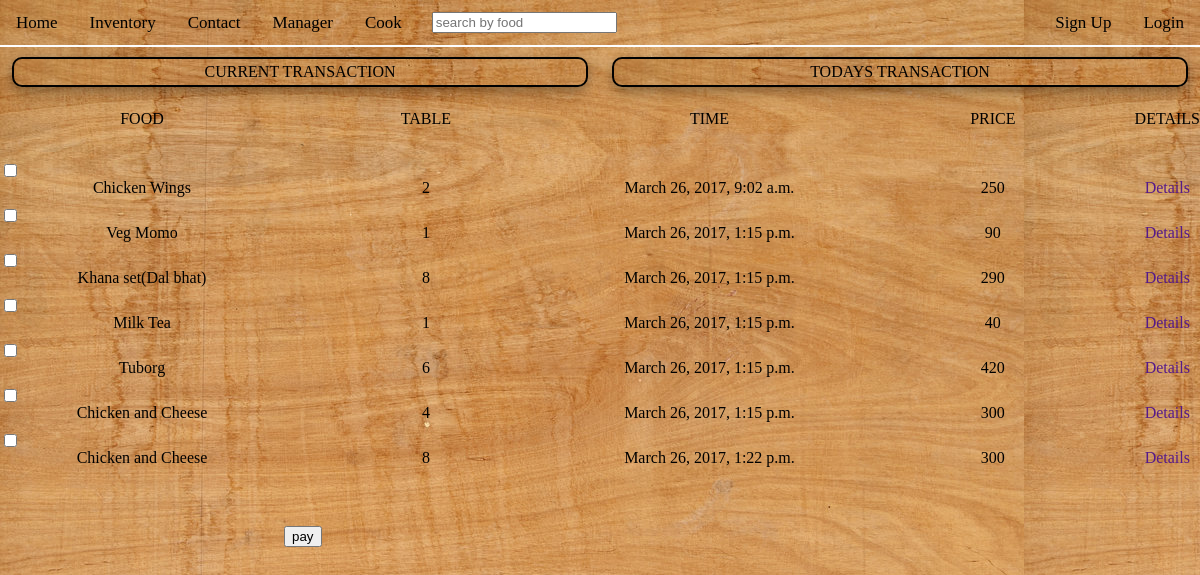
/public/pay/, run on the app's committed database.
### public/models.py (models this page shows, shortened)
class Served_food(models.Model):
    title = models.CharField(default='null', max_length=200)
    category = models.ForeignKey(Category, default='null',on_delete=models.CASCADE)
    price = models.IntegerField(default=0)
    table = models.ForeignKey(Table, default=1, on_delete=models.CASCADE)
    time = models.DateTimeField('time served')
    is_paid = models.BooleanField(default=False)
    def __str__(self):
        return self.title

class Table(models.Model):
    tableNum = models.IntegerField()
    def __str__(self):
        return str(self.tableNum)

### public/views.py (the view, shortened to what this page needs)
def pay(request):
    foods = Served_food.objects.filter(is_paid=False)
    paid_foods = Paid_food.objects.all()
    paid_food = Paid_food()
    try:
        selected_food = foods.get(pk=request.POST['food'])
    except (KeyError, Food.DoesNotExist):
        return render(request, 'public/manager.html', {
            'served_foods' : foods,
            'paid_foods' : paid_foods,
            'error_message': "You didn't select a food."
        })

### public/models.py (called while the page is built)
    def paid_today(self):
        return self.time >= timezone.now() - datetime.timedelta(days=1)

### public/templates/public/manager.html (shortened to what this page needs)
<!DOCTYPE html>
<html lang="en">
<head>
	{% load staticfiles %}
	<link rel="stylesheet" type="text/css" href="{% static 'public/css/cssresets.css'%}"/>
	<link rel="stylesheet" type="text/css" href="{% static 'public/css/manager.css'%}"/>
</head>
<body>
		<nav style="width: 100%;">
			<ul class="topnav" id="myTopnav">
			  <li><a href="{% url 'public:index' %}">Home</a></li>
			  <li><a href="{% url 'inventory:index' %}">Inventory</a></li>
			  <li><a href="{% url 'public:contact' %}">Contact</a></li>
			  <li><a href="{% url 'public:manager' %}">Manager</a></li>
			  <li><a href="{% url 'public:cook' %}">Cook</a></li>
			<li id = "search-bar">
			  <form role="search" method="get" action="{% url 'public:index' %}">
	                <input type="text" class="form-control" placeholder="search by food" autocomplete="on" name="q" value="{{ request.GET.q }}">
	          </form>
	          </li>
			  <ul class="navbar-right">
			      <li id = "sign-up" class = "sign-up-button" ><a href="#">Sign Up</a></li>
			      <li id = "log-in" class = "log-in-button" ><a href="#">Login</a></li>
	    	  </ul>
			</ul>
		</nav>
	<div class="headerdiv">
		<div id="current">
			CURRENT TRANSACTION
		</div>
		<div id="todays">
			TODAYS TRANSACTION
		</div>
	</div>
	<div class="current-transaction">
		<form  action="{% url 'public:pay' %}" method="post">
		<table>
			<tr class="table-row">
				<th>Food</th>
				<th>Table</th>
				<th>Time</th>
				<th>Price</th>
				<th>Details</th>
			</tr>
			{% for food in served_foods %}
			<tr class="table-row">
				<td><input type="checkbox" name="food" id="food{{ forloop.counter }}" value="{{ food.id }}"/>
					<label for="food{{ forloop.counter }}">{{ food }}</label>
				</td>
				<td>{{ food.table }}</td>
				<td>{{ food.time }}</td>
				<td>{{ food.price }}</td>
				<td><a href="">Details</td>
			</tr>
			{% endfor %}
			<tr><td></td></tr>
			<tr><td></td></tr>
			<tr><td></td></tr>
			<tr><td></td></tr>
			<tr><td></td></tr>
			<tr>
				<td></td>
				<td><input type="submit" value="pay"/></td>
				<td></td>
			</tr>
		</table>
		</form>
	</div>
</body>
</html>

### public/static/public/css/manager.css (style rules this page uses)
:root { --color-black:black; --color-red:red; }
* { box-sizing: border-box; }
body { width: 100%; background-image: url("../images/background.jpg"); }
nav { max-width: 100%; }
ul.topnav { list-style-type: none; margin: 0; padding: 0; overflow: hidden; background-image: url("../images/background.jpg"); border-bottom: 2px solid white; }
ul.topnav li { float: left; }
ul.topnav ul.navbar-right { float: right; }
ul.topnav li a { display: inline-block; color: black; text-align: center; padding: 14px 16px; text-decoration: none; transition: 0.3s; font-size: 17px; }
ul.navbar-right li a { display: inline-block; color: black; text-align: center; padding: 14px 16px; text-decoration: none; transition: 0.3s; font-size: 17px; }
#search-bar input { margin:12px 14px; }
div.headerdiv { width: 100%; padding-top: 10px; }
#current,#todays { width: 48%; height:30px; float:left; padding:0% 5% 0% 5%; margin-left: 1%; margin-right: 1%; margin-bottom: 2%; align-items: center; justify-content: center; display: flex; background-image: url("../images/background.jpg"); border: 2px solid var(--color-black); border-radius: 10px; box-shadow: 0 4px 8px 0 rgba(0, 0, 0, 0.2), 0 6px 20px 0 rgba(0, 0, 0, 0.19); }
.current-transaction table { width: 100%; }
.table-row { height: 40px; }
.current-transaction table tr { width: 100%; }
.current-transaction table tr th { text-transform: uppercase; }
.current-transaction table td { width: 25%; text-align: center; padding-top: 10px; }

### data on the page
Served_food: title "Chicken Wings", table "2", time "March 26, 2017, 9:02 a.m.", price "250"
Served_food: title "Veg Momo", table "1", time "March 26, 2017, 1:15 p.m.", price "90"
Served_food: title "Khana set(Dal bhat)", table "8", time "March 26, 2017, 1:15 p.m.", price "290"
Served_food: title "Milk Tea", table "1", time "March 26, 2017, 1:15 p.m.", price "40"
Served_food: title "Tuborg", table "6", time "March 26, 2017, 1:15 p.m.", price "420"
Served_food: title "Chicken and Cheese", table "4", time "March 26, 2017, 1:15 p.m.", price "300"
Served_food: title "Chicken and Cheese", table "8", time "March 26, 2017, 1:22 p.m.", price "300"
